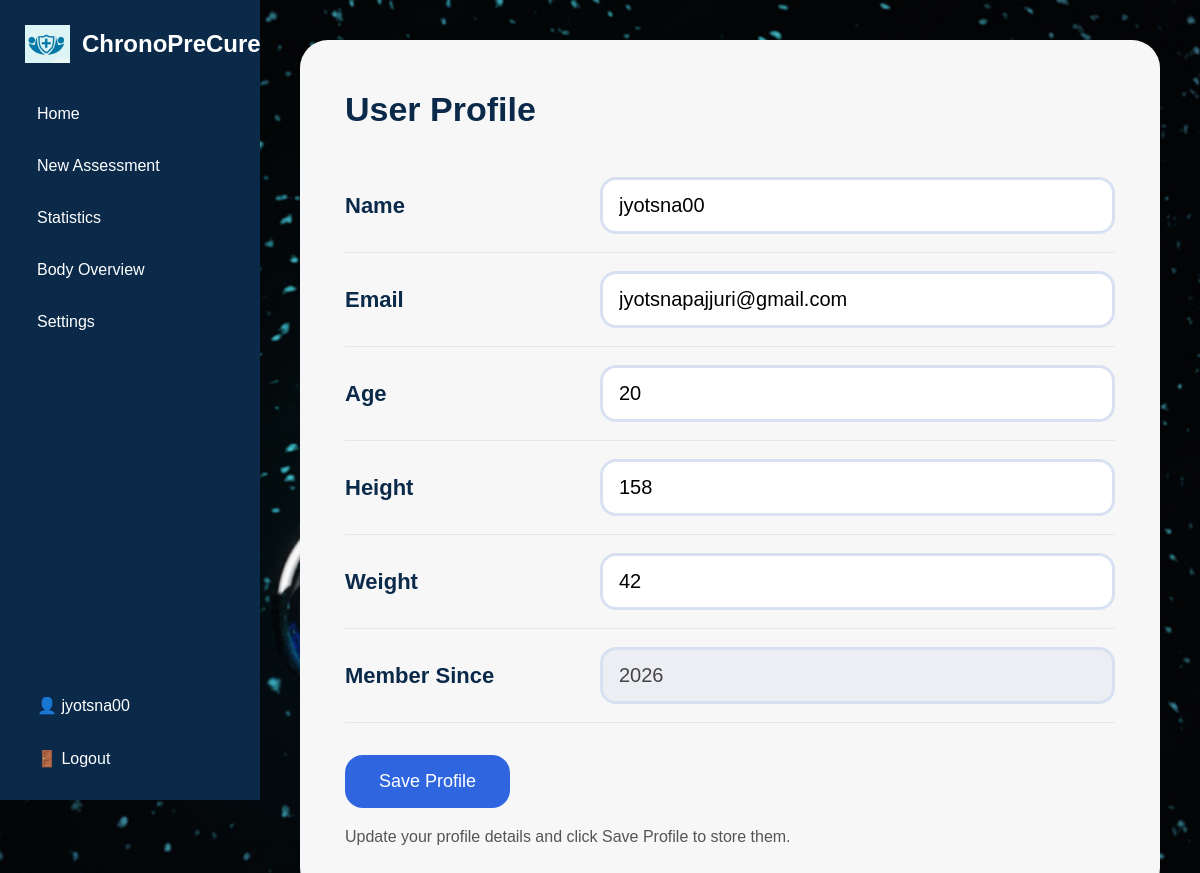
/profile, run on the app's committed database.
### tables this page shows
CREATE TABLE profiles (
            id INTEGER PRIMARY KEY,
            name TEXT,
            email TEXT,
            age TEXT,
            height TEXT,
            weight TEXT,
            member_since TEXT
        );

### app.py (the view, shortened to what this page needs)
@app.route("/profile", methods=["GET", "POST"])
def profile():
    profile_data = get_profile()
    return render_template("profile.html", profile=profile_data)

### app.py (called while the page is built, shortened)
def get_connection():
    os.makedirs("instance", exist_ok=True)
    conn = sqlite3.connect(DB_NAME)
    conn.row_factory = sqlite3.Row
    return conn

def get_profile():
    conn = get_connection()
    cur = conn.cursor()
    cur.execute("SELECT * FROM profiles WHERE id = 1")
    row = cur.fetchone()
    conn.close()
    if row:
        return {
            "name": row["name"] if row["name"] else "User",
            "email": row["email"] if row["email"] else "user@email.com",
            "age": row["age"] if row["age"] else "",
            "height": row["height"] if row["height"] else "",
            "weight": row["weight"] if row["weight"] else "",
            "member_since": row["member_since"] if row["member_since"] else "2026"
        }

### templates/profile.html (shortened to what this page needs)
<!DOCTYPE html>
<html>
<head>
</head>
<body>
<div class="container">
    <div class="sidebar">
        <div class="logo">
            <img src="{{ url_for('static', filename='images/logo.png') }}" alt="Logo">
            <h2>ChronoPreCure</h2>
        </div>
        <a href="{{ url_for('dashboard') }}">Home</a>
        <a href="{{ url_for('assessment') }}">New Assessment</a>
        <a href="{{ url_for('statistics') }}">Statistics</a>
        <a href="{{ url_for('overview') }}">Body Overview</a>
        <a href="{{ url_for('settings') }}">Settings</a>
        <div class="bottom-links">
            <a href="{{ url_for('profile') }}">👤 {{ profile.name }}</a>
            <a href="{{ url_for('logout') }}">🚪 Logout</a>
        </div>
    </div>
    <div class="main">
        <div class="profile-card">
            <h1>User Profile</h1>
            <form method="POST" action="{{ url_for('profile') }}">
                <div class="row">
                    <label for="name">Name</label>
                    <input type="text" id="name" name="name" value="{{ profile.name }}">
                </div>
                <div class="row">
                    <label for="email">Email</label>
                    <input type="email" id="email" name="email" value="{{ profile.email }}">
                </div>
                <div class="row">
                    <label for="age">Age</label>
                    <input type="text" id="age" name="age" value="{{ profile.age }}">
                </div>
                <div class="row">
                    <label for="height">Height</label>
                    <input type="text" id="height" name="height" value="{{ profile.height }}">
                </div>
                <div class="row">
                    <label for="weight">Weight</label>
                    <input type="text" id="weight" name="weight" value="{{ profile.weight }}">
                </div>
                <div class="row">
                    <label for="member_since">Member Since</label>
                    <input type="text" id="member_since" value="{{ profile.member_since }}" readonly>
                </div>
                <button type="submit" class="save-btn">Save Profile</button>
            </form>
            <p class="note">Update your profile details and click Save Profile to store them.</p>
        </div>
    </div>
</div>
</body>
</html>

### data on the page
profiles: name "jyotsna00", email "jyotsnapajjuri@gmail.com", age "20", height "158", weight "42", member_since "2026"
